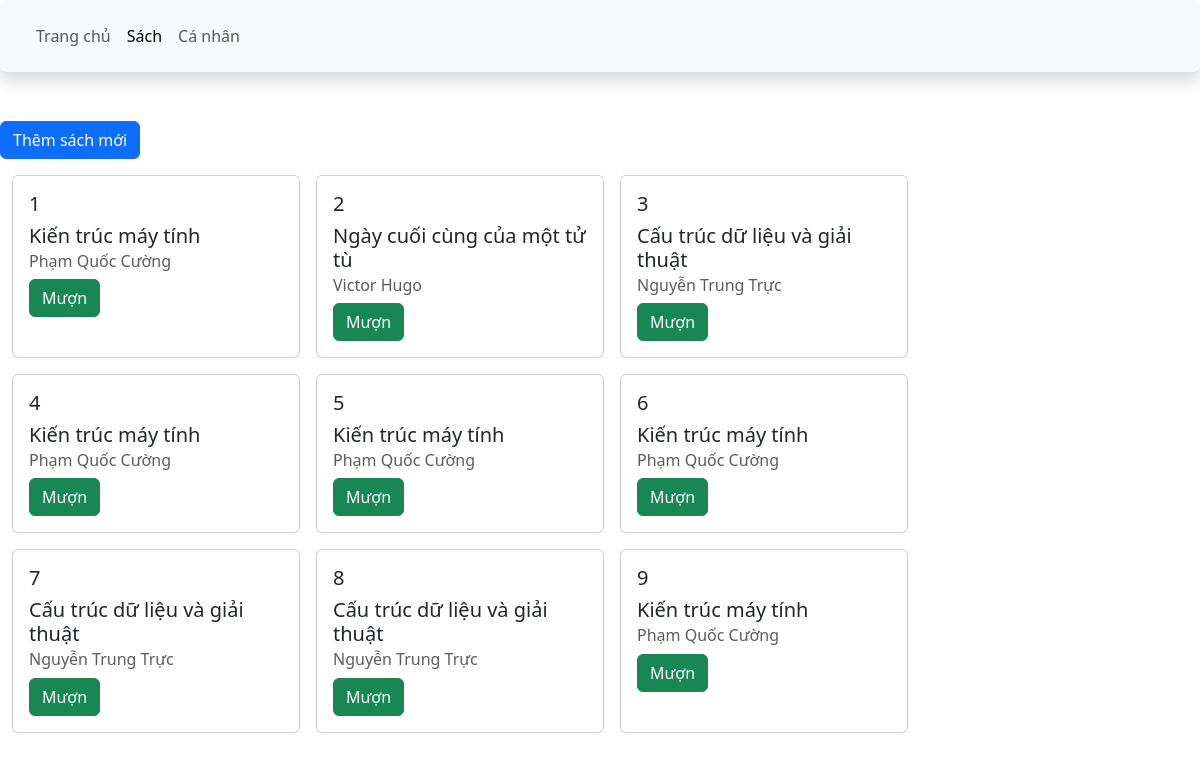
The app's page /book.php (signed in), older data.
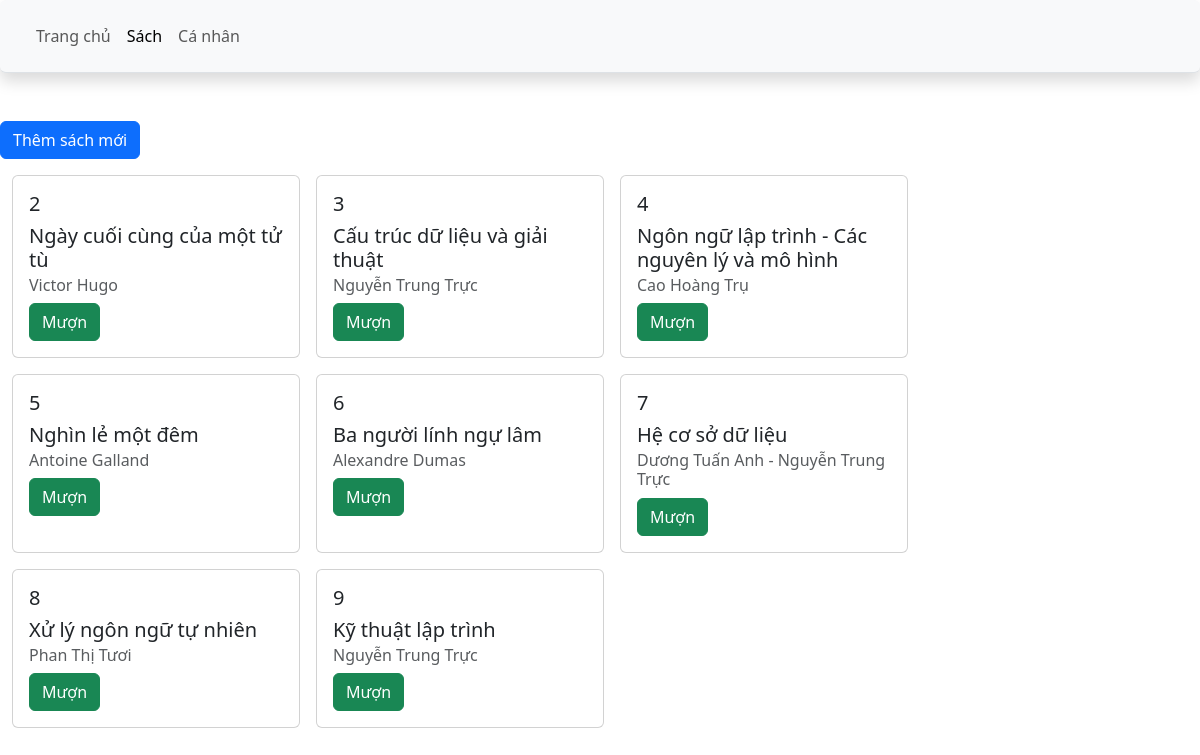
The same page, newer data.
### tables this page shows
CREATE TABLE `documents` (
  `document_id` int(11) NOT NULL,
  `doc_name` varchar(256) NOT NULL,
  `type` varchar(256) NOT NULL,
  `author` varchar(256) NOT NULL,
  `publisher` varchar(512) NOT NULL,
  `publish_year` int(11) NOT NULL,
  `quantity` int(11) NOT NULL,
  `description` varchar(4096) NOT NULL,
  `image_url` varchar(512) DEFAULT NULL
);

### book.php (the view, shortened to what this page needs)
<!DOCTYPE html>
<html lang='en'>
<head>
    <link href='https://cdn.jsdelivr.net/npm/bootstrap@5.3.3/dist/css/bootstrap.min.css' rel='stylesheet'>
</head>
<body>
    <nav class='z-3 navbar navbar-expand-lg border-bottom position-sticky top-0 shadow p-3 mb-5 bg-body-tertiary rounded'>
        <div class='container-fluid'>
          <div class='collapse navbar-collapse' id='navbarSupportedContent'>
            <ul class='navbar-nav me-auto mb-2 mb-lg-0'>
                <li class='nav-item'>
                  <a class='nav-link' aria-disabled='true' href='home.php'>Trang chủ</a>
                </li>
                <li class='nav-item'>
                  <a class='nav-link active' aria-current='page'>Sách</a>
                </li>
                <li class='nav-item'>
                  <a class='nav-link' aria-disabled='true' href='profile.php'>Cá nhân</a>
                </li>
              </ul>
          </div>
        </div>
      </nav>
    <form action='create_edit.php' method='POST'>
      <button class='btn btn-primary' type='submit'>Thêm sách mới</button>
    </form>
    <div class='container-fluid mt-3 d-flex flex-row flex-wrap gap-3'>
      <?php
      $id = $_SESSION['id'];
      $link = mysqli_connect('localhost', 'root');
      $query = "SELECT documents.document_id, doc_name, quantity, author FROM documents LEFT JOIN (SELECT * FROM borrow WHERE student_id = $id) AS a ON documents.document_id = a.document_id WHERE student_id IS NULL";
      $result = mysqli_query($link, $query);
      while ($row = mysqli_fetch_assoc($result)) {
          $doc_id = $row['document_id'];
          $name = $row['doc_name'];
          $au = $row['author'];
          $action = "borrow_return.php";
          $button = "<button class='btn btn-success' type='submit'>Mượn</button>";
          echo "<div class='card' style='width: 18rem;'>
            <div class='card-body'>
                <h5>$doc_id</h5>
              <h5 class='card-title'>$name</h5>
              <h6 class='card-subtitle mb-2 text-body-secondary'>$au</h6>
              <form action=$action method='POST'>
              <input type='hidden' value=$doc_id name='doc'>
              <input type='hidden' value='1' name='act'>
              $button
              </form>
            </div>
        </div>";
      }
      ?>
    </div>
</body>
</html>

Row changes from the older to the newer data that the page shows:
no longer on this page (row edited): documents: document_id "1", doc_name "Kiến trúc máy tính", author "Phạm Quốc Cường"
changed documents id 4: doc_name "Kiến trúc máy tính" → "Ngôn ngữ lập trình - Các nguyên lý và mô hình"; author "Phạm Quốc Cường" → "Cao Hoàng Trụ"
changed documents id 5: doc_name "Kiến trúc máy tính" → "Nghìn lẻ một đêm"; author "Phạm Quốc Cường" → "Antoine Galland"
changed documents id 6: doc_name "Kiến trúc máy tính" → "Ba người lính ngự lâm"; author "Phạm Quốc Cường" → "Alexandre Dumas"
changed documents id 7: doc_name "Cấu trúc dữ liệu và giải thuật" → "Hệ cơ sở dữ liệu"; author "Nguyễn Trung Trực" → "Dương Tuấn Anh - Nguyễn Trung Trực"
changed documents id 8: doc_name "Cấu trúc dữ liệu và giải thuật" → "Xử lý ngôn ngữ tự nhiên"; author "Nguyễn Trung Trực" → "Phan Thị Tươi"
changed documents id 9: doc_name "Kiến trúc máy tính" → "Kỹ thuật lập trình"; author "Phạm Quốc Cường" → "Nguyễn Trung Trực"
